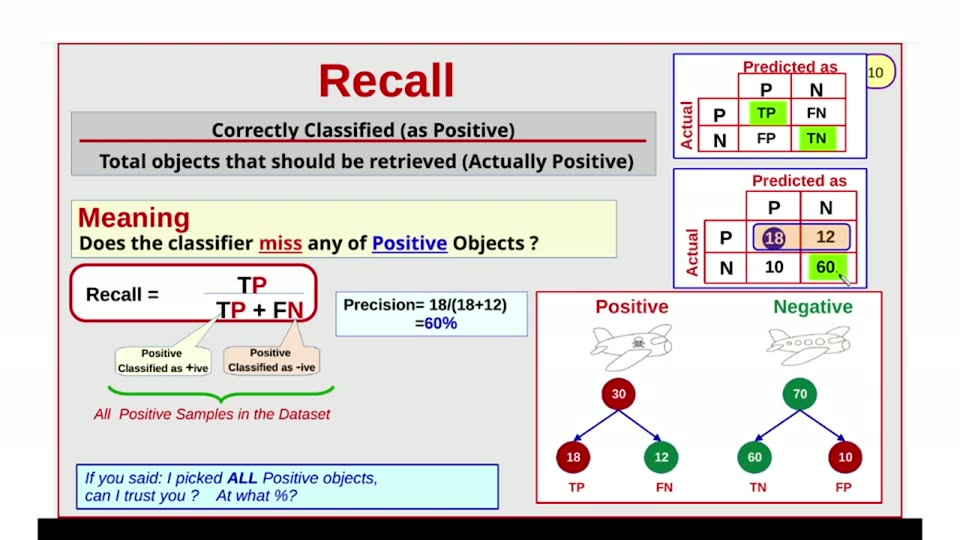
#> input picture videos/machine-learning/08_performance_measure/unique_slides/slide_010.jpg, 960 x 540 px, found by its file name
$ python measure_orig010.py
#> lines starting #> are read from the running program, lines starting #| are printed output that depends on the picture; after the words box and inside, x2 and y2 are one past the last pixel; in counts of white or black regions, pixels touching at a corner belong together
from PIL import Image
import numpy as np
NS = '/home/codespace/ai_llm_slides/videos/machine-learning/08_performance_measure'
img = Image.open(NS + '/unique_slides/slide_010.jpg').convert('RGB')
#> img is the input picture: PIL image 960x540 RGB; mean R, G, B 217.6, 214.5, 211.8
a = np.asarray(img).astype(int)
print('orig size', a.shape)
#| orig size (540, 960, 3)
dark = a.sum(axis=2) < 300
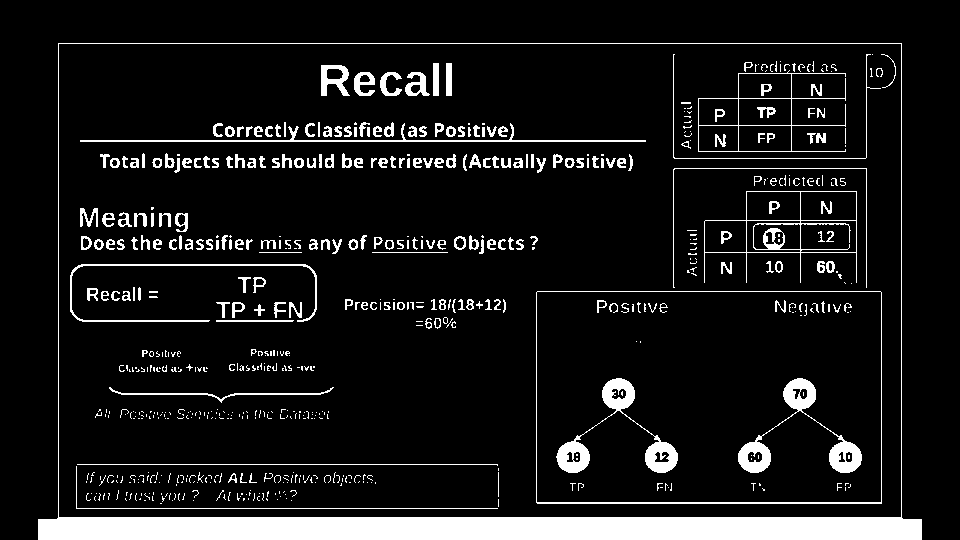
#> dark: shape (540, 960) bool; 9.6% white; 647 white regions (420 under 20 px), largest, box (x1, y1, x2, y2) and area: (38, 43, 922, 540) 22044, (556, 378, 678, 473) 2343, (738, 378, 862, 473) 2320
red = (a[:, :, 0] > 150) & (a[:, :, 0] - a[:, :, 1] > 70) & (a[:, :, 0] - a[:, :, 2] > 70)
#> red: shape (540, 960) bool; 2.1% white; 252 white regions (188 under 20 px), largest, box (x1, y1, x2, y2) and area: (536, 292, 883, 504) 906, (59, 516, 901, 517) 842, (322, 64, 350, 96) 531
blue = (a[:, :, 2] > 120) & (a[:, :, 2] - a[:, :, 0] > 50)
#> blue: shape (540, 960) bool; 1.6% white in thin lines or dots, all inside (x1, y1, x2, y2) = (76, 52, 869, 510)
green = (a[:, :, 1] > 100) & (a[:, :, 1] - a[:, :, 0] > 40) & (a[:, :, 1] - a[:, :, 2] > 40)
#> green: shape (540, 960) bool; 1.2% white; 19 white regions (4 under 20 px), largest, box (x1, y1, x2, y2) and area: (108, 385, 336, 404) 1024, (808, 254, 848, 280) 886, (749, 101, 788, 125) 836

def bbox(x0, y0, x1, y1, mask):
#> called with x0 = 70, y0 = 111, x1 = 656, y1 = 175
    sub = np.zeros_like(mask); sub[y0:y1, x0:x1] = mask[y0:y1, x0:x1]
#> after `sub[y0:y1, x0:x1] = mask[y0:y1, x0:x1]`: sub: shape (540, 960) bool; 1.1% white in thin lines or dots, all inside (x1, y1, x2, y2) = (80, 122, 646, 173)
    ys, xs = np.where(sub)
#> ys = 5580 values from 122 to 172; xs = 5580 values, max 645 at index 2192, min 80 at index 1627, mean 364.8
    return (int(xs.min()), int(xs.max()), int(ys.min()), int(ys.max()), int(len(xs))) if len(xs) else None

# 1. gray band question text
print('question text bbox:', bbox(70, 111, 656, 175, dark))
#| question text bbox: (80, 645, 122, 172, 5580)
# 2. meaning box: heading + lines
print('meaning box all ink:', bbox(70, 199, 617, 258, dark))
#> call 2 of bbox, with x0 = 70, y0 = 199, x1 = 617, y1 = 258
#> in bbox (call 2), `sub = np.zeros_like(mask)`: sub: shape (540, 960) bool; every value is 0
#> in bbox (call 2), `sub[y0:y1, x0:x1] = mask[y0:y1, x0:x1]`:
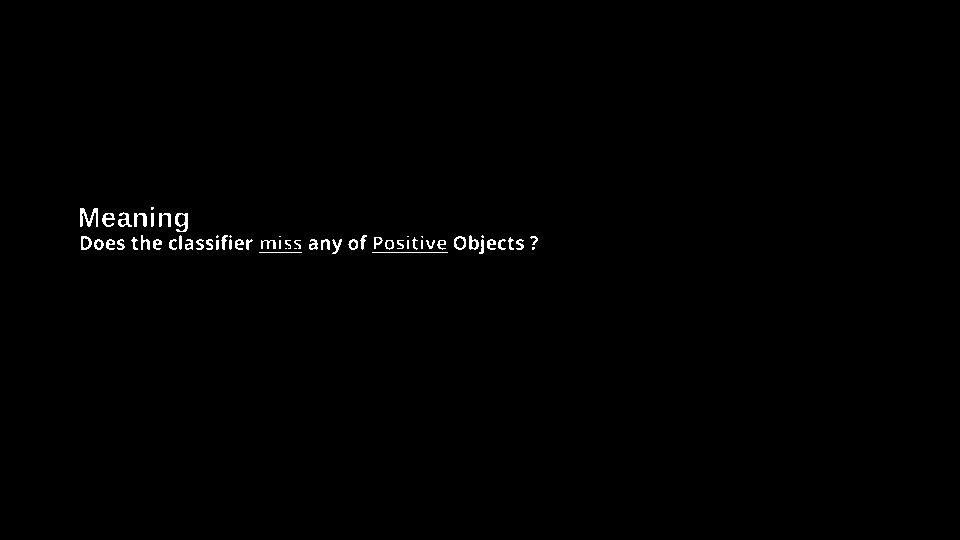
#> sub: shape (540, 960) bool; 0.56% white in thin lines or dots, all inside (x1, y1, x2, y2) = (80, 207, 538, 254)
#> in bbox (call 2), `ys, xs = np.where(sub)`: ys = 2901 values from 207 to 253; xs = 2901 values, max 537 at index 910, min 80 at index 3, mean 261.5
#| meaning box all ink: (80, 537, 207, 253, 2901)
# rows of ink in meaning box
sub = dark[199:258, 70:617]
#> sub: shape (59, 547) bool; 9% white in thin lines or dots, all inside (x1, y1, x2, y2) = (10, 8, 468, 55)
rows = np.where(sub.any(axis=1))[0]
#> rows = 44 values from 8 to 54
print('meaning ink rows (abs y):', (rows + 199).min(), (rows + 199).max())
#| meaning ink rows (abs y): 207 253
# split into lines by gaps
lines = []
start = rows[0]; prev = rows[0]
#> after `start = rows[0]`: start = 8
#> after `prev = rows[0]`: prev = 8
for r in rows[1:]:
    if r - prev > 2:
        lines.append((start + 199, prev + 199)); start = r
    prev = r
#> this loop made 43 passes
#> (r, start, prev) on pass 25: (36, 36, 36)
#> (r, prev) on passes 1 to 6: (9, 9), (10, 10), (11, 11), (12, 12), (13, 13), (14, 14)
#> after the loop, lines = [(207, 231)]
lines.append((start + 199, prev + 199))
for (y0, y1) in lines:
    s2 = dark[y0:y1+1, 70:617]
    xs = np.where(s2.any(axis=0))[0]
    print(f'  meaning line y{y0}-{y1} h={y1-y0+1} x{xs.min()+70}-{xs.max()+70} w={xs.max()-xs.min()+1}')
#> this loop made 2 passes
#> (y0, y1) on passes 1 to 2: (207, 231), (235, 253)
#|   meaning line y207-231 h=25 x80-187 w=108
#|   meaning line y235-253 h=19 x81-537 w=457
#> pass 1, `s2 = dark[y0:y1+1, 70:617]`:
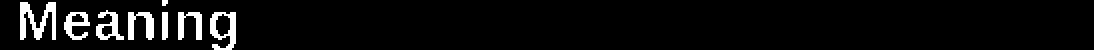
#> s2: shape (25, 547) bool (shown 2 times larger); 5.5% white; 8 white regions (1 under 20 px), largest, box (x1, y1, x2, y2) and area: (10, 1, 28, 20) 180, (105, 6, 118, 25) 133, (64, 6, 77, 20) 104
# 3. red rule in gray panel: red pixels in band
print('red rule in band:', bbox(70, 111, 656, 175, red))
#> in bbox (call 3), `sub[y0:y1, x0:x1] = mask[y0:y1, x0:x1]`: sub: shape (540, 960) bool; 0.12% white in thin lines or dots, all inside (x1, y1, x2, y2) = (81, 139, 644, 143)
#| red rule in band: (81, 643, 139, 142, 605)
# 4. m1 grid lines: red or dark vertical/horizontal lines in x690-870 y90-155
reg = red[90:155, 690:870] | dark[90:155, 690:870]
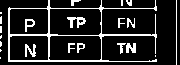
#> reg: shape (65, 180) bool; 14.8% white in thin lines or dots
cols = np.where(reg.any(axis=0))[0] + 690
#> cols = 152 values from 690 to 866
rows = np.where(reg.any(axis=1))[0] + 90
#> rows = 65 values from 90 to 154
print('m1 line cols:', cols.tolist())
#> (printed output is left out)
print('m1 line rows:', rows.tolist())
#> (printed output is left out)
# 5. m2 grid lines x695-870 y215-285
reg = red[215:285, 695:870] | dark[215:285, 695:870]
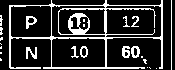
#> reg: shape (70, 175) bool; 18.9% white in thin lines or dots
cols = np.where(reg.any(axis=0))[0] + 695
#> cols = 158 values from 695 to 866
rows = np.where(reg.any(axis=1))[0] + 215
#> rows = 70 values from 215 to 284
print('m2 line cols:', cols.tolist())
#> (printed output is left out)
print('m2 line rows:', rows.tolist())
#> (printed output is left out)
# 6. blue samples: Positive header ~ (588-678, 296), =60% (414-458, 316-330)
for name, (x0, y0, x1, y1) in {'Positive hdr': (588, 290, 678, 310), '60pct': (414, 316, 458, 330), 'precision line1': (343, 297, 507, 312)}.items():
    sub = a[y0:y1, x0:x1].reshape(-1, 3)
    m = (sub[:, 2] > sub[:, 0] + 40) & (sub[:, 2] > 100)
    if m.sum():
        px = sub[m]
        print(name, 'blue median RGB:', np.median(px, axis=0).astype(int).tolist(), 'n=', int(m.sum()))
#> this loop made 3 passes
#| 60pct blue median RGB: [107, 110, 186] n= 272
# 7. yellow callout arrows: region x110-325 y340-380, find saturated yellow
sub = a[340:380, 110:325].reshape(-1, 3)
m = (sub[:, 0] > 180) & (sub[:, 1] > 150) & (sub[:, 2] < 120) & (sub[:, 0] - sub[:, 2] > 100)
if m.sum():
    print('callout yellow median RGB:', np.median(sub[m], axis=0).astype(int).tolist(), 'n=', int(m.sum()))
# 8. tree headings Positive/Negative y290-310
print('tree Positive hdr bbox:', bbox(560, 290, 700, 312, red))
#| tree Positive hdr bbox: (596, 667, 300, 311, 195)
print('tree Negative hdr bbox:', bbox(740, 290, 870, 312, green))
#| tree Negative hdr bbox: (774, 851, 301, 311, 327)
# 9. node labels: 30 at (624,393), 70 at (808,393) d=32
print('node30 label bbox:', bbox(610, 380, 640, 408, dark))
#| node30 label bbox: (610, 634, 380, 407, 542)
print('node70 label bbox:', bbox(794, 380, 824, 408, dark))
#> in bbox (call 7), `sub[y0:y1, x0:x1] = mask[y0:y1, x0:x1]`: sub: shape (540, 960) bool; 0.09% white; 2 white regions (1 under 20 px), largest, box (x1, y1, x2, y2) and area: (794, 380, 816, 408) 462
#| node70 label bbox: (794, 815, 380, 407, 466)
# 10. leaf labels y475-495
sub = dark[475:495, 537:882]
#> sub: shape (20, 345) bool; 2.1% white in thin lines or dots
xs = np.where(sub.any(axis=0))[0] + 537
#> xs = 46 values from 570 to 881
print('leaf labels x range:', xs.min(), xs.max())
#| leaf labels x range: 570 881
# leaf label height
ys = np.where(sub.any(axis=1))[0] + 475
#> ys = 20 values from 475 to 494
print('leaf label y:', ys.min(), ys.max(), 'h=', ys.max()-ys.min()+1)
#| leaf label y: 475 494 h= 20
# 11. bottom box text lines
sub = dark[462:511, 76:498]
#> sub: shape (49, 422) bool; 8.4% white in thin lines or dots
rows = np.where(sub.any(axis=1))[0] + 462
#> rows = 45 values from 464 to 508
lines = []
start = rows[0]; prev = rows[0]
#> after `start = rows[0]`: start = 464
#> after `prev = rows[0]`: prev = 464
for r in rows[1:]:
    if r - prev > 2:
        lines.append((start, prev)); start = r
    prev = r
#> this loop made 44 passes
#> after the loop, lines = []
lines.append((start, prev))
for (y0, y1) in lines:
    s2 = dark[y0:y1+1, 76:498]
    xs = np.where(s2.any(axis=0))[0] + 76
    print(f'  bottom line y{y0}-{y1} h={y1-y0+1} x{xs.min()}-{xs.max()} w={xs.max()-xs.min()+1}')
#> this loop made 1 pass
#> (y0, y1) on pass 1: (464, 508)
#|   bottom line y464-508 h=45 x76-497 w=422
#> pass 1, `s2 = dark[y0:y1+1, 76:498]`:
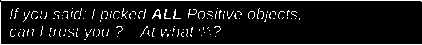
#> s2: shape (45, 422) bool; 9.1% white in thin lines or dots
# 12. caption y402
print('caption bbox:', bbox(80, 395, 360, 415, dark))
#| caption bbox: (96, 328, 395, 414, 212)
# 13. recall box text 'Recall =' and precision line1 height
print('Recall= bbox:', bbox(84, 275, 200, 310, dark))
#> in bbox (call 9), `sub[y0:y1, x0:x1] = mask[y0:y1, x0:x1]`: sub: shape (540, 960) bool; 0.06% white in thin lines or dots, all inside (x1, y1, x2, y2) = (87, 287, 158, 301)
#| Recall= bbox: (87, 157, 287, 300, 328)
# 14. matrix lettering: m1 P/N headers and values
print('m1 hdr P bbox:', bbox(699, 80, 778, 96, dark | red))
#| m1 hdr P bbox: (738, 771, 80, 95, 102)
print('m1 val TP bbox:', bbox(700, 96, 778, 122, dark))
#| m1 val TP bbox: (700, 777, 96, 121, 274)
print('m2 val 18 bbox:', bbox(705, 220, 801, 250, dark))
#> in bbox (call 12), `sub[y0:y1, x0:x1] = mask[y0:y1, x0:x1]`:
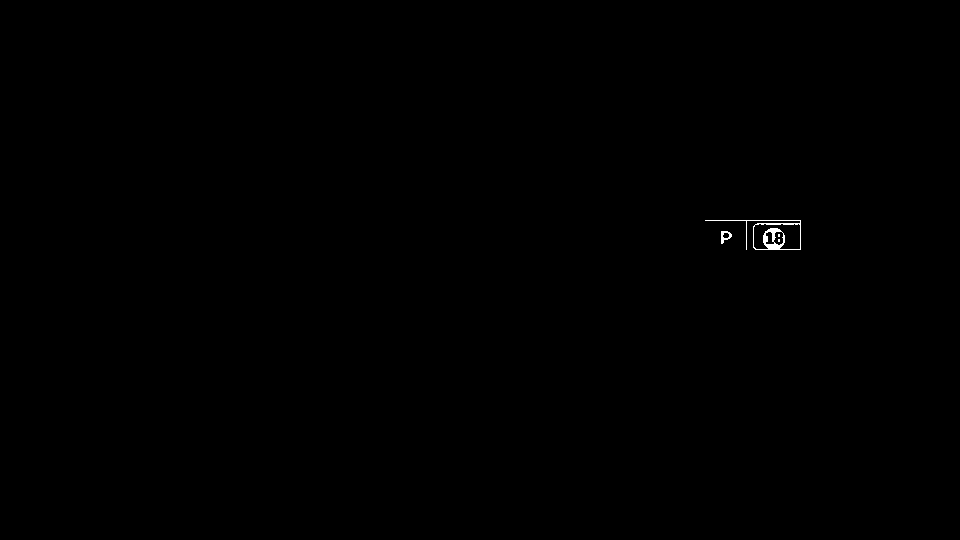
#> sub: shape (540, 960) bool; 0.12% white in thin lines or dots, all inside (x1, y1, x2, y2) = (705, 220, 801, 250)
#> in bbox (call 12), `ys, xs = np.where(sub)`: ys = 619 values from 220 to 249; xs = 619 values, max 800 at index 95, min 705 at index 0, mean 764.3
#| m2 val 18 bbox: (705, 800, 220, 249, 619)
